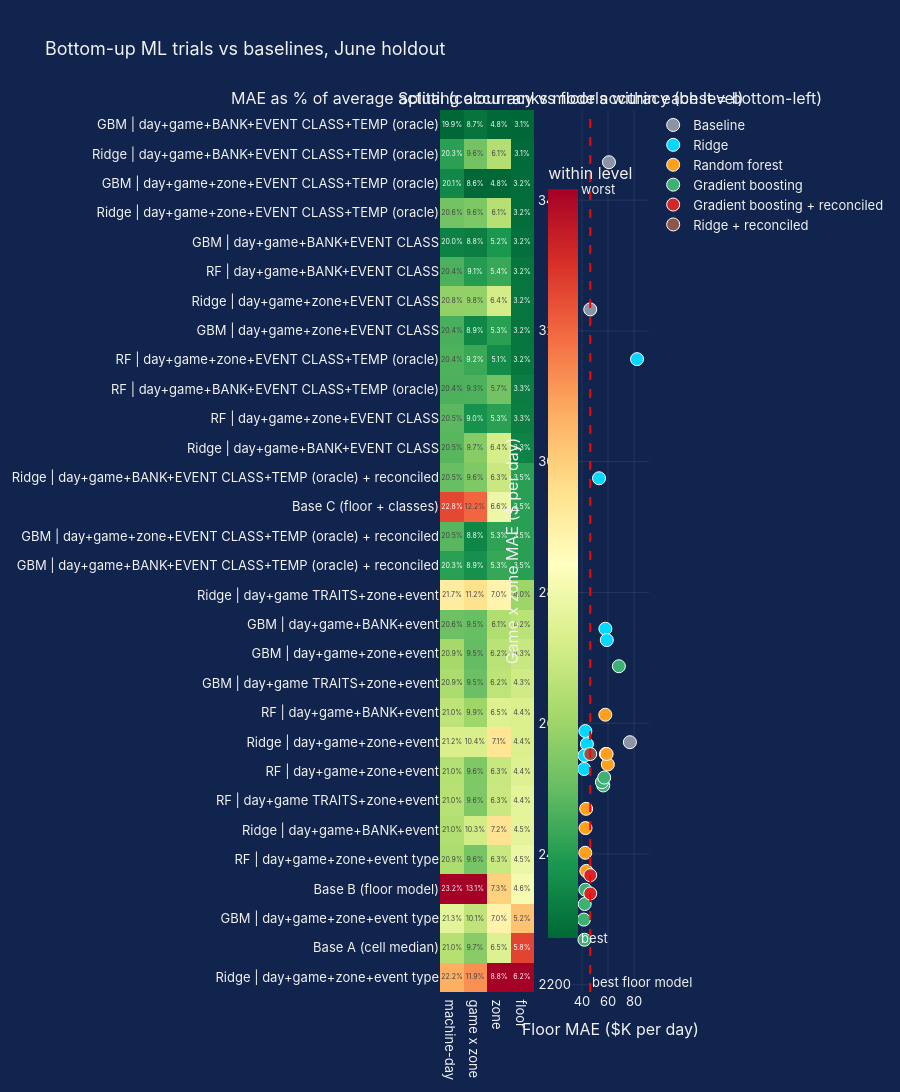
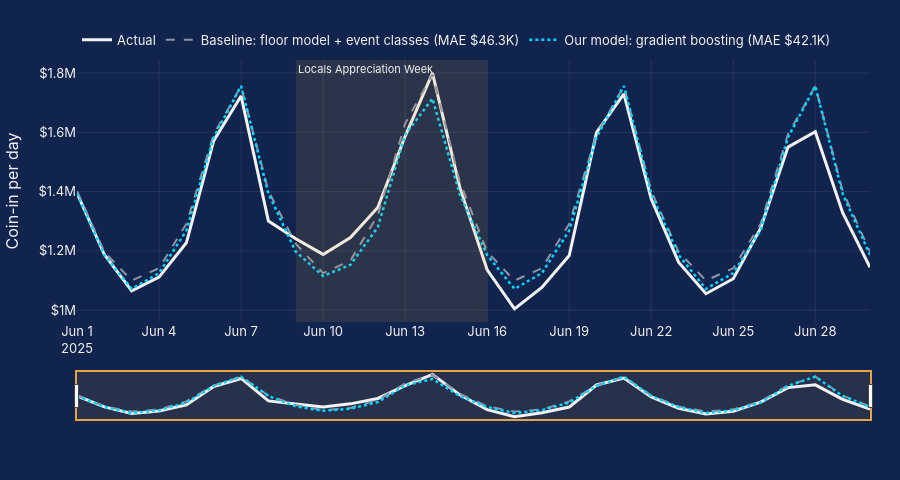

These figures' notebook cell, in order:
### Markdown cell above
## 8. Model comparison (interactive)

### Code cell
# Model comparison dashboard (interactive): error at every level, the accuracy trade-off, and daily fit
import plotly.graph_objects as go
from plotly.subplots import make_subplots

res = pd.DataFrame(results).drop_duplicates("model").set_index("model")
levels = {"machine-day": ["date", "machine_id"], "game x zone": ["date", "zone_name", "theme"],
          "zone": ["date", "zone_name"], "floor": ["date"]}
avg_actual = {lvl: test.groupby(k)["coin_in_usd"].sum().mean() for lvl, k in levels.items()}
pct = pd.DataFrame({lvl: res[f"{lvl} MAE"] / avg_actual[lvl] * 100 for lvl in levels})
pct = pct.sort_values("floor")
short = [m.replace("Gradient boosting", "GBM").replace("Random forest", "RF").replace("Baseline ", "Base ")
           .replace(": cell weekday median", " (cell median)").replace(": floor model split by share", " (floor model)").replace(": floor model + event classes", " (floor + classes)")
         for m in pct.index]

family = lambda m: ("Baseline" if m.startswith("Baseline") else m.split(" |")[0]) + (" + reconciled" if "reconciled" in m else "")
colors = {"Baseline": GREY, "Ridge": CYAN, "Random forest": ORANGE, "Gradient boosting": GREEN,
          "Gradient boosting + reconciled": "#d62728", "Random forest + reconciled": "#9467bd", "Ridge + reconciled": "#8c564b"}

fig = make_subplots(rows=1, cols=2, column_widths=[0.55, 0.45], horizontal_spacing=0.18,
                    subplot_titles=("MAE as % of average actual (colour ranks models within each level)",
                                    "Splitting accuracy vs floor accuracy (best = bottom-left)"))

# 1) Heatmap: every model x every level
rank = (pct - pct.min()) / (pct.max() - pct.min())          # colour = rank WITHIN each level (0 = best model)
fig.add_trace(go.Heatmap(z=rank.values, x=list(pct.columns), y=short, colorscale="RdYlGn_r", zmin=0, zmax=1,
                         text=[[f"{v:.1f}%" for v in row] for row in pct.values], texttemplate="%{text}",
                         customdata=pct.values, hovertemplate="%{y}<br>%{x}: %{customdata:.2f}% of average actual<extra></extra>",
                         colorbar=dict(title="within level", tickvals=[0, 1], ticktext=["best", "worst"], x=0.47, len=0.9)),
              row=1, col=1)

# 2) Scatter: game x zone error (splitting) vs floor error (total)
for fam in dict.fromkeys(family(m) for m in res.index):
    sub = res[[family(m) == fam for m in res.index]]
    fig.add_trace(go.Scatter(x=sub["floor MAE"] / 1000, y=sub["game x zone MAE"], mode="markers",
                             name=fam, marker=dict(size=13, color=colors.get(fam, GREY), line=dict(width=1, color="white")),
                             text=sub.index, hovertemplate="%{text}<br>floor MAE $%{x:.1f}K<br>game x zone MAE $%{y:,.0f}<extra></extra>"),
                  row=1, col=2)
fig.add_vline(x=res.loc["Baseline C: floor model + event classes", "floor MAE"] / 1000, line_dash="dash", line_color="red", row=1, col=2,
              annotation_text="best floor model", annotation_position="bottom right")
fig.update_xaxes(title_text="Floor MAE ($K per day)", row=1, col=2)
fig.update_yaxes(title_text="Game x zone MAE ($ per day)", row=1, col=2)
fig.update_yaxes(autorange="reversed", row=1, col=1)
fig.update_layout(height=170 + 32 * len(pct), margin=dict(t=110), title=f"Bottom-up ML trials vs baselines, {TEST_LABEL} holdout", legend=dict(x=1.02, y=1))
save(fig, "model_comparison", height=170 + 32 * len(pct))

# 3) Daily floor total: actual vs the best floor baseline and our best USABLE model
#    (the "TEMP (oracle)" models use actual June weather, which isn't known in advance, so they're left out here)
actual = test.groupby("date")["coin_in_usd"].sum()
fp_line = test.assign(fp=floor_pred_c).groupby("date")["fp"].first()
best_usable = "Gradient boosting | day+game+BANK+EVENT CLASS"
fig2 = go.Figure()
fig2.add_scatter(x=actual.index, y=actual, name="Actual", line=dict(color=WHITE, width=3))
fig2.add_scatter(x=fp_line.index, y=fp_line, line=dict(color=GREY, dash="dash", width=2),
                 name=f"Baseline: floor model + event classes (MAE ${(fp_line - actual).abs().mean() / 1000:,.1f}K)")
if best_usable in predictions:
    s_ = test.assign(p=predictions[best_usable]).groupby("date")["p"].sum()
    fig2.add_scatter(x=s_.index, y=s_, line=dict(color=CYAN, dash="dot", width=2.5),
                     name=f"Our model: gradient boosting (MAE ${(s_ - actual).abs().mean() / 1000:,.1f}K)")
for _, e in events.iterrows():
    if pd.to_datetime(e["end_date"]) >= pd.Timestamp(TRAIN_END):
        fig2.add_vrect(x0=max(pd.to_datetime(e["start_date"]), pd.Timestamp(TRAIN_END)),
                       x1=pd.to_datetime(e["end_date"]) + pd.Timedelta(days=1),
                       fillcolor=GOLD, opacity=0.12, line_width=0, annotation_position="top left",
                       annotation_text=e["name"].replace("Gilded Ace ", ""), annotation_font_size=11)
fig2.update_layout(yaxis_title="Coin-in per day", yaxis_tickprefix="$", hovermode="x unified", margin=dict(t=60),
                   legend=dict(orientation="h", x=0, y=1.02, yanchor="bottom"))
save(fig2, "forecast_vs_actual", height=480)

### Figure 1 — Plotly figure (JSON) as saved in the notebook; plotly's stock layout.template omitted (floating-point values rounded to 4 significant figures)
{"data": [{"colorbar": {"len": 0.9, "ticktext": ["best", "worst"], "tickvals": [0, 1], "title": {"text": "within level"}, "x": 0.47}, "colorscale": [[0, "rgb(0,104,55)"], [0.1, "rgb(26,152,80)"], [0.2, "rgb(102,189,99)"], [0.3, "rgb(166,217,106)"], [0.4, "rgb(217,239,139)"], [0.5, "rgb(255,255,191)"], [0.6, "rgb(254,224,139)"], [0.7, "rgb(253,174,97)"], [0.8, "rgb(244,109,67)"], [0.9, "rgb(215,48,39)"], [1, "rgb(165,0,38)"]], "customdata": [[19.87, 8.682, 4.793, 3.13], [20.28, 9.552, 6.098, 3.149], [20.1, 8.566, 4.784, 3.163], [20.61, 9.63, 6.127, 3.165], [20.05, 8.772, 5.192, 3.178], [20.43, 9.068, 5.353, 3.21], [20.78, 9.771, 6.366, 3.216], [20.41, 8.855, 5.269, 3.216], [20.44, 9.211, 5.087, 3.225], [20.42, 9.322, 5.677, 3.261], [20.49, 8.963, 5.279, 3.271], [20.48, 9.696, 6.383, 3.305], [20.55, 9.638, 6.278, 3.499], [22.76, 12.21, 6.621, 3.499], [20.48, 8.833, 5.298, 3.499], [20.28, 8.939, 5.339, 3.499], [21.75, 11.23, 6.955, 4.009], [20.58, 9.476, 6.091, 4.177], [20.87, 9.457, 6.161, 4.255], [20.91, 9.503, 6.189, 4.309], [21.03, 9.865, 6.46, 4.373], [21.22, 10.36, 7.144, 4.377], [20.98, 9.639, 6.26, 4.402], [20.99, 9.638, 6.276, 4.449], [20.95, 10.3, 7.165, 4.459], [20.92, 9.578, 6.268, 4.52], [23.22, 13.06, 7.338, 4.584], [21.31, 10.15, 6.968, 5.16], [20.98, 9.707, 6.464, 5.797], [22.21, 11.92, 8.84, 6.211]], "hovertemplate": "%{y}<br>%{x}: %{customdata:.2f}% of average actual<extra></extra>", "text": [["19.9%", "8.7%", "4.8%", "3.1%"], ["20.3%", "9.6%", "6.1%", "3.1%"], ["20.1%", "8.6%", "4.8%", "3.2%"], ["20.6%", "9.6%", "6.1%", "3.2%"], ["20.0%", "8.8%", "5.2%", "3.2%"], ["20.4%", "9.1%", "5.4%", "3.2%"], ["20.8%", "9.8%", "6.4%", "3.2%"], ["20.4%", "8.9%", "5.3%", "3.2%"], ["20.4%", "9.2%", "5.1%", "3.2%"], ["20.4%", "9.3%", "5.7%", "3.3%"], ["20.5%", "9.0%", "5.3%", "3.3%"], ["20.5%", "9.7%", "6.4%", "3.3%"], ["20.5%", "9.6%", "6.3%", "3.5%"], ["22.8%", "12.2%", "6.6%", "3.5%"], ["20.5%", "8.8%", "5.3%", "3.5%"], ["20.3%", "8.9%", "5.3%", "3.5%"], ["21.7%", "11.2%", "7.0%", "4.0%"], ["20.6%", "9.5%", "6.1%", "4.2%"], ["20.9%", "9.5%", "6.2%", "4.3%"], ["20.9%", "9.5%", "6.2%", "4.3%"], ["21.0%", "9.9%", "6.5%", "4.4%"], ["21.2%", "10.4%", "7.1%", "4.4%"], ["21.0%", "9.6%", "6.3%", "4.4%"], ["21.0%", "9.6%", "6.3%", "4.4%"], ["21.0%", "10.3%", "7.2%", "4.5%"], ["20.9%", "9.6%", "6.3%", "4.5%"], ["23.2%", "13.1%", "7.3%", "4.6%"], ["21.3%", "10.1%", "7.0%", "5.2%"], ["21.0%", "9.7%", "6.5%", "5.8%"], ["22.2%", "11.9%", "8.8%", "6.2%"]], "texttemplate": "%{text}", "type": "heatmap", "x": ["machine-day", "game x zone", "zone", "floor"], "xaxis": "x", "y": ["GBM | day+game+BANK+EVENT CLASS+TEMP (oracle)", "Ridge | day+game+BANK+EVENT CLASS+TEMP (oracle)", "GBM | day+game+zone+EVENT CLASS+TEMP (oracle)", "Ridge | day+game+zone+EVENT CLASS+TEMP (oracle)", "GBM | day+game+BANK+EVENT CLASS", "RF | day+game+BANK+EVENT CLASS", "Ridge | day+game+zone+EVENT CLASS", "GBM | day+game+zone+EVENT CLASS", "RF | day+game+zone+EVENT CLASS+TEMP (oracle)", "RF | day+game+BANK+EVENT CLASS+TEMP (oracle)", "RF | day+game+zone+EVENT CLASS", "Ridge | day+game+BANK+EVENT CLASS", "Ridge | day+game+BANK+EVENT CLASS+TEMP (oracle) + reconciled", "Base C (floor + classes)", "GBM | day+game+zone+EVENT CLASS+TEMP (oracle) + reconciled", "GBM | day+game+BANK+EVENT CLASS+TEMP (oracle) + reconciled", "Ridge | day+game TRAITS+zone+event", "GBM | day+game+BANK+event", "GBM | day+game+zone+event", "GBM | day+game TRAITS+zone+event", "RF | day+game+BANK+event", "Ridge | day+game+zone+event", "RF | day+game+zone+event", "RF | day+game TRAITS+zone+event", "Ridge | day+game+BANK+event", "RF | day+game+zone+event type", "Base B (floor model)", "GBM | day+game+zone+event type", "Base A (cell median)", "Ridge | day+game+zone+event type"], "yaxis": "y", "z": [[0.0, 0.02597, 0.002182, 0.0], [0.1229, 0.2197, 0.3241, 0.006218], [0.06745, 0.0, 0.0, 0.01071], [0.2206, 0.2371, 0.3313, 0.01151], [0.05314, 0.04593, 0.1006, 0.01587], [0.1664, 0.1119, 0.1403, 0.02621], [0.2711, 0.2684, 0.3902, 0.0279], [0.1619, 0.06435, 0.1197, 0.02813], [0.1691, 0.1437, 0.07485, 0.03099], [0.1656, 0.1684, 0.2202, 0.04253], [0.1855, 0.08852, 0.122, 0.04582], [0.1809, 0.2517, 0.3942, 0.05678], [0.2018, 0.2389, 0.3684, 0.1199], [0.8613, 0.8107, 0.453, 0.1199], [0.1806, 0.05955, 0.1269, 0.1199], [0.1211, 0.08306, 0.137, 0.1199], [0.56, 0.5935, 0.5352, 0.2855], [0.2113, 0.2027, 0.3223, 0.3398], [0.2983, 0.1985, 0.3394, 0.3653], [0.3112, 0.2087, 0.3465, 0.3828], [0.3451, 0.2894, 0.4133, 0.4035], [0.4016, 0.4, 0.582, 0.4047], [0.3298, 0.2391, 0.364, 0.4129], [0.333, 0.2389, 0.3679, 0.4282], [0.3232, 0.3855, 0.5871, 0.4314], [0.3141, 0.2255, 0.366, 0.451], [1.0, 1.0, 0.6296, 0.4718], [0.4284, 0.3518, 0.5385, 0.6587], [0.3308, 0.2541, 0.4143, 0.8657], [0.6976, 0.7467, 1.0, 1.0]], "zmax": 1, "zmin": 0}, {"hovertemplate": "%{text}<br>floor MAE $%{x:.1f}K<br>game x zone MAE $%{y:,.0f}<extra></extra>", "marker": {"color": "#8A94A6", "line": {"color": "white", "width": 1}, "size": 13}, "mode": "markers", "name": "Baseline", "text": ["Baseline A: cell weekday median", "Baseline B: floor model split by share", "Baseline C: floor model + event classes"], "type": "scatter", "x": [76.78, 60.7, 46.34], "xaxis": "x2", "y": [2571.0, 3458.0, 3233.0], "yaxis": "y2"}, {"hovertemplate": "%{text}<br>floor MAE $%{x:.1f}K<br>game x zone MAE $%{y:,.0f}<extra></extra>", "marker": {"color": "#00D8FF", "line": {"color": "white", "width": 1}, "size": 13}, "mode": "markers", "name": "Ridge", "text": ["Ridge | day+game+zone+event", "Ridge | day+game+zone+event type", "Ridge | day+game+zone+EVENT CLASS", "Ridge | day+game+BANK+EVENT CLASS", "Ridge | day+game+zone+EVENT CLASS+TEMP (oracle)", "Ridge | day+game+BANK+EVENT CLASS+TEMP (oracle)", "Ridge | day+game+BANK+event", "Ridge | day+game TRAITS+zone+event"], "type": "scatter", "x": [57.96, 82.26, 42.59, 43.76, 41.92, 41.7, 59.05, 53.1], "xaxis": "x2", "y": [2744.0, 3157.0, 2588.0, 2568.0, 2551.0, 2530.0, 2727.0, 2975.0], "yaxis": "y2"}, {"hovertemplate": "%{text}<br>floor MAE $%{x:.1f}K<br>game x zone MAE $%{y:,.0f}<extra></extra>", "marker": {"color": "#FF9F1C", "line": {"color": "white", "width": 1}, "size": 13}, "mode": "markers", "name": "Random forest", "text": ["Random forest | day+game+zone+event", "Random forest | day+game+zone+event type", "Random forest | day+game+zone+EVENT CLASS", "Random forest | day+game+BANK+EVENT CLASS", "Random forest | day+game+zone+EVENT CLASS+TEMP (oracle)", "Random forest | day+game+BANK+EVENT CLASS+TEMP (oracle)", "Random forest | day+game+BANK+event", "Random forest | day+game TRAITS+zone+event"], "type": "scatter", "x": [58.3, 59.85, 43.32, 42.52, 42.71, 43.18, 57.91, 58.92], "xaxis": "x2", "y": [2553.0, 2537.0, 2374.0, 2402.0, 2440.0, 2469.0, 2613.0, 2553.0], "yaxis": "y2"}, {"hovertemplate": "%{text}<br>floor MAE $%{x:.1f}K<br>game x zone MAE $%{y:,.0f}<extra></extra>", "marker": {"color": "#3BB273", "line": {"color": "white", "width": 1}, "size": 13}, "mode": "markers", "name": "Gradient boosting", "text": ["Gradient boosting | day+game+zone+event", "Gradient boosting | day+game+zone+event type", "Gradient boosting | day+game+zone+EVENT CLASS", "Gradient boosting | day+game+BANK+EVENT CLASS", "Gradient boosting | day+game+zone+EVENT CLASS+TEMP (oracle)", "Gradient boosting | day+game+BANK+EVENT CLASS+TEMP (oracle)", "Gradient boosting | day+game+BANK+event", "Gradient boosting | day+game TRAITS+zone+event"], "type": "scatter", "x": [56.35, 68.33, 42.59, 42.09, 41.88, 41.45, 55.32, 57.07], "xaxis": "x2", "y": [2505.0, 2687.0, 2345.0, 2323.0, 2269.0, 2300.0, 2510.0, 2517.0], "yaxis": "y2"}, {"hovertemplate": "%{text}<br>floor MAE $%{x:.1f}K<br>game x zone MAE $%{y:,.0f}<extra></extra>", "marker": {"color": "#d62728", "line": {"color": "white", "width": 1}, "size": 13}, "mode": "markers", "name": "Gradient boosting + reconciled", "text": ["Gradient boosting | day+game+BANK+EVENT CLASS+TEMP (oracle) + reconciled", "Gradient boosting | day+game+zone+EVENT CLASS+TEMP (oracle) + reconciled"], "type": "scatter", "x": [46.34, 46.34], "xaxis": "x2", "y": [2368.0, 2340.0], "yaxis": "y2"}, {"hovertemplate": "%{text}<br>floor MAE $%{x:.1f}K<br>game x zone MAE $%{y:,.0f}<extra></extra>", "marker": {"color": "#8c564b", "line": {"color": "white", "width": 1}, "size": 13}, "mode": "markers", "name": "Ridge + reconciled", "text": ["Ridge | day+game+BANK+EVENT CLASS+TEMP (oracle) + reconciled"], "type": "scatter", "x": [46.34], "xaxis": "x2", "y": [2553.0], "yaxis": "y2"}], "layout": {"annotations": [{"font": {"size": 16}, "showarrow": false, "text": "MAE as % of average actual (colour ranks models within each level)", "x": 0.2255, "xanchor": "center", "xref": "paper", "y": 1, "yanchor": "bottom", "yref": "paper"}, {"font": {"size": 16}, "showarrow": false, "text": "Splitting accuracy vs floor accuracy (best = bottom-left)", "x": 0.8155, "xanchor": "center", "xref": "paper", "y": 1, "yanchor": "bottom", "yref": "paper"}, {"showarrow": false, "text": "best floor model", "x": 46.34, "xanchor": "left", "xref": "x2", "y": 0, "yanchor": "bottom", "yref": "y2 domain"}], "height": 1130, "legend": {"x": 1.02, "y": 1}, "margin": {"t": 110}, "shapes": [{"line": {"color": "red", "dash": "dash"}, "type": "line", "x0": 46.34, "x1": 46.34, "xref": "x2", "y0": 0, "y1": 1, "yref": "y2 domain"}], "title": {"text": "Bottom-up ML trials vs baselines, June holdout"}, "xaxis": {"anchor": "y", "domain": [0, 0.451]}, "xaxis2": {"anchor": "y2", "domain": [0.631, 1], "title": {"text": "Floor MAE ($K per day)"}}, "yaxis": {"anchor": "x", "autorange": "reversed", "domain": [0, 1]}, "yaxis2": {"anchor": "x2", "domain": [0, 1], "title": {"text": "Game x zone MAE ($ per day)"}}}}

### Figure 2 — Plotly figure (JSON) as saved in the notebook; plotly's stock layout.template omitted (floating-point values rounded to 4 significant figures)
{"data": [{"line": {"color": "#F2F2F2", "width": 3}, "name": "Actual", "type": "scatter", "x": ["2025-06-01T00:00:00", "2025-06-02T00:00:00", "2025-06-03T00:00:00", "2025-06-04T00:00:00", "2025-06-05T00:00:00", "2025-06-06T00:00:00", "2025-06-07T00:00:00", "2025-06-08T00:00:00", "2025-06-09T00:00:00", "2025-06-10T00:00:00", "2025-06-11T00:00:00", "2025-06-12T00:00:00", "2025-06-13T00:00:00", "2025-06-14T00:00:00", "2025-06-15T00:00:00", "2025-06-16T00:00:00", "2025-06-17T00:00:00", "2025-06-18T00:00:00", "2025-06-19T00:00:00", "2025-06-20T00:00:00", "2025-06-21T00:00:00", "2025-06-22T00:00:00", "2025-06-23T00:00:00", "2025-06-24T00:00:00", "2025-06-25T00:00:00", "2025-06-26T00:00:00", "2025-06-27T00:00:00", "2025-06-28T00:00:00", "2025-06-29T00:00:00", "2025-06-30T00:00:00"], "y": [1395000.0, 1188000.0, 1065000.0, 1111000.0, 1227000.0, 1572000.0, 1723000.0, 1301000.0, 1241000.0, 1188000.0, 1245000.0, 1346000.0, 1586000.0, 1800000.0, 1414000.0, 1136000.0, 1004000.0, 1076000.0, 1184000.0, 1600000.0, 1730000.0, 1375000.0, 1162000.0, 1055000.0, 1106000.0, 1276000.0, 1550000.0, 1602000.0, 1329000.0, 1144000.0]}, {"line": {"color": "#8A94A6", "dash": "dash", "width": 2}, "name": "Baseline: floor model + event classes (MAE $46.3K)", "type": "scatter", "x": ["2025-06-01T00:00:00", "2025-06-02T00:00:00", "2025-06-03T00:00:00", "2025-06-04T00:00:00", "2025-06-05T00:00:00", "2025-06-06T00:00:00", "2025-06-07T00:00:00", "2025-06-08T00:00:00", "2025-06-09T00:00:00", "2025-06-10T00:00:00", "2025-06-11T00:00:00", "2025-06-12T00:00:00", "2025-06-13T00:00:00", "2025-06-14T00:00:00", "2025-06-15T00:00:00", "2025-06-16T00:00:00", "2025-06-17T00:00:00", "2025-06-18T00:00:00", "2025-06-19T00:00:00", "2025-06-20T00:00:00", "2025-06-21T00:00:00", "2025-06-22T00:00:00", "2025-06-23T00:00:00", "2025-06-24T00:00:00", "2025-06-25T00:00:00", "2025-06-26T00:00:00", "2025-06-27T00:00:00", "2025-06-28T00:00:00", "2025-06-29T00:00:00", "2025-06-30T00:00:00"], "y": [1402000.0, 1197000.0, 1100000.0, 1142000.0, 1291000.0, 1593000.0, 1756000.0, 1402000.0, 1224000.0, 1125000.0, 1167000.0, 1320000.0, 1629000.0, 1795000.0, 1434000.0, 1197000.0, 1100000.0, 1142000.0, 1291000.0, 1593000.0, 1756000.0, 1402000.0, 1197000.0, 1100000.0, 1142000.0, 1291000.0, 1593000.0, 1756000.0, 1402000.0, 1197000.0]}, {"line": {"color": "#00D8FF", "dash": "dot", "width": 2.5}, "name": "Our model: gradient boosting (MAE $42.1K)", "type": "scatter", "x": ["2025-06-01T00:00:00", "2025-06-02T00:00:00", "2025-06-03T00:00:00", "2025-06-04T00:00:00", "2025-06-05T00:00:00", "2025-06-06T00:00:00", "2025-06-07T00:00:00", "2025-06-08T00:00:00", "2025-06-09T00:00:00", "2025-06-10T00:00:00", "2025-06-11T00:00:00", "2025-06-12T00:00:00", "2025-06-13T00:00:00", "2025-06-14T00:00:00", "2025-06-15T00:00:00", "2025-06-16T00:00:00", "2025-06-17T00:00:00", "2025-06-18T00:00:00", "2025-06-19T00:00:00", "2025-06-20T00:00:00", "2025-06-21T00:00:00", "2025-06-22T00:00:00", "2025-06-23T00:00:00", "2025-06-24T00:00:00", "2025-06-25T00:00:00", "2025-06-26T00:00:00", "2025-06-27T00:00:00", "2025-06-28T00:00:00", "2025-06-29T00:00:00", "2025-06-30T00:00:00"], "y": [1393000.0, 1186000.0, 1072000.0, 1125000.0, 1269000.0, 1583000.0, 1756000.0, 1393000.0, 1197000.0, 1115000.0, 1153000.0, 1280000.0, 1591000.0, 1714000.0, 1390000.0, 1186000.0, 1072000.0, 1125000.0, 1268000.0, 1583000.0, 1756000.0, 1393000.0, 1186000.0, 1072000.0, 1125000.0, 1268000.0, 1583000.0, 1756000.0, 1393000.0, 1186000.0]}], "layout": {"annotations": [{"font": {"size": 11}, "showarrow": false, "text": "Locals Appreciation Week", "x": "2025-06-09T00:00:00", "xanchor": "left", "xref": "x", "y": 1, "yanchor": "top", "yref": "y domain"}], "height": 480, "hovermode": "x unified", "legend": {"orientation": "h", "x": 0, "y": 1.02, "yanchor": "bottom"}, "margin": {"b": 60, "t": 60}, "shapes": [{"fillcolor": "#EAA244", "line": {"width": 0}, "opacity": 0.12, "type": "rect", "x0": "2025-06-09T00:00:00", "x1": "2025-06-16T00:00:00", "xref": "x", "y0": 0, "y1": 1, "yref": "y domain"}], "xaxis": {"rangeslider": {"bgcolor": "rgba(234,162,68,0.10)", "bordercolor": "#EAA244", "borderwidth": 2, "thickness": 0.13, "visible": true}}, "yaxis": {"tickprefix": "$", "title": {"text": "Coin-in per day"}}}}
